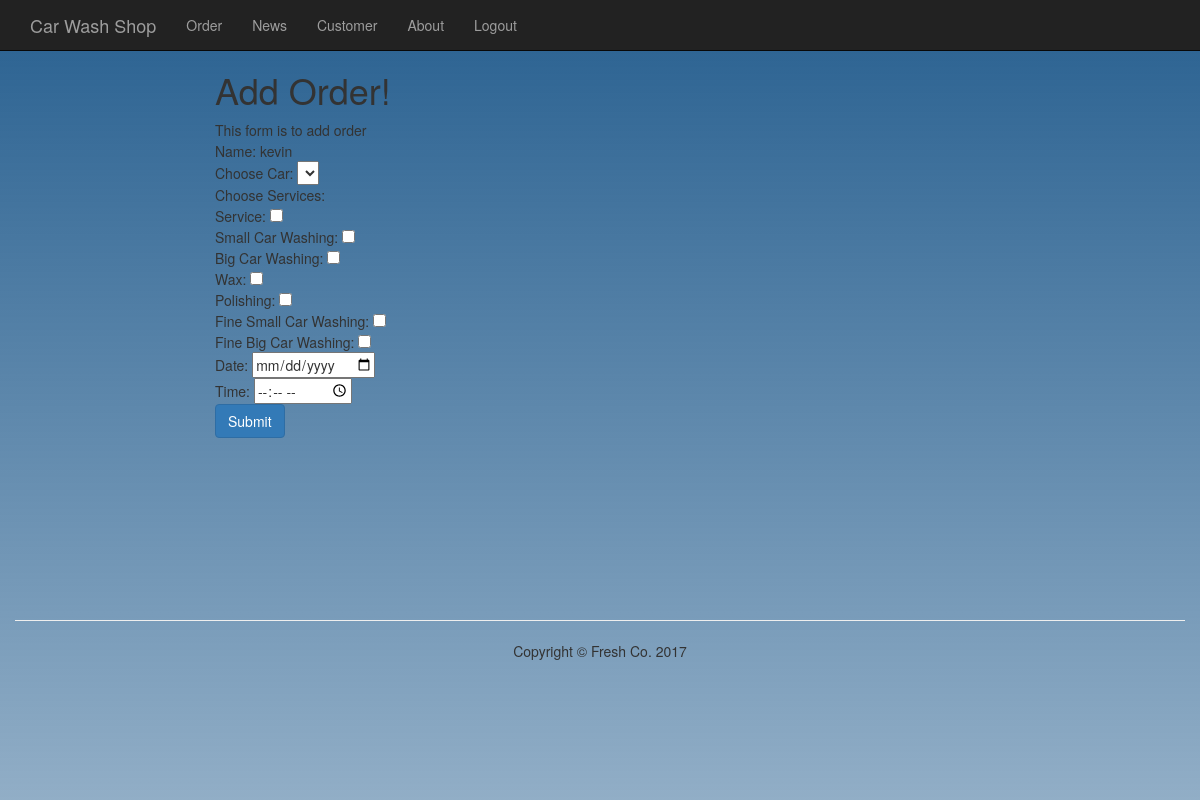
Screenshot of /index.php?page=addorder (signed in) with the database file from the repository.
### tables this page shows
CREATE TABLE IF NOT EXISTS `car` (
  `id` int(11) NOT NULL,
  `plate` varchar(50) DEFAULT NULL,
  `brand` varchar(100) DEFAULT NULL,
  `color` varchar(100) DEFAULT NULL,
  `cus_id` int(10) unsigned DEFAULT NULL
);

CREATE TABLE IF NOT EXISTS `customer` (
  `id` int(10) unsigned NOT NULL,
  `username` varchar(50) DEFAULT NULL,
  `pwdhash` varchar(60) DEFAULT NULL,
  `salt` varchar(10) DEFAULT NULL,
  `FirstName` varchar(10) DEFAULT NULL,
  `LastName` varchar(10) NOT NULL,
  `sex` tinyint(1) DEFAULT NULL,
  `tel` varchar(20) DEFAULT NULL,
  `address` varchar(225) DEFAULT NULL,
  `balance` double DEFAULT NULL,
  `birth` date DEFAULT NULL
);

CREATE TABLE IF NOT EXISTS `product_service` (
  `id` int(10) unsigned NOT NULL,
  `product_name` varchar(50) DEFAULT NULL,
  `Price` int(11) DEFAULT NULL,
  `type_id` int(11) DEFAULT NULL
);

### inc/db.php (called while the page is built, shortened)
<?php
 class Mysql{
	function __construct(){
		$this->conn=$this->getConn();
	}
	function getConn(){
        $conn =  mysql_connect('localhost','root','') or die("Cannot connect to server".mysql_error());
        return $conn;
    }
	function fetch($result){
        $row = mysql_fetch_array($result);
        return $row;
    }
	function query($sql){
        $res = mysql_query($sql,$this->conn) or die(mysql_error());
		return $res;
	}
}
$mysql = new Mysql();
?>

### app/addorder.php (the view, shortened to what this page needs)
<div class="col-sm-8 col-sm-offset-2">
<h1>Add Order!</h1>
</div>
<div class="col-sm-8 col-sm-offset-2">
This form is to add order
</div>
	<div class="col-sm-10 col-md-offset-2">
		<?php
		$sql_orders = "SELECT c.*,cu.username FROM car AS c INNER JOIN customer AS cu ON c.cus_id=cu.id WHERE cus_id ='".$_SESSION['customer_id']."'";
		$result_orders = $mysql->query($sql_orders);
		$row_orders = $mysql->fetch($result_orders);
		?>
	</div>
		<div class="col-sm-10 col-md-offset-2">
			Name:
			<?php echo $row_orders['username'];?>
		</div>
		<div class="col-sm-10 col-md-offset-2">
			<form method="post">
				Choose Car:
				<select name="id">
				</select>
	    </div>
		<div class="col-sm-5 col-md-offset-2">
			Choose Services:
		</div>
            <?php
                $sql_serviers = "SELECT * FROM product_service WHERE type_id = 1";
                $result_serviers = $mysql->query($sql_serviers);
                while ($row_serviers = $mysql->fetch($result_serviers)){
            ?>
			<div class="col-sm-10 col-md-offset-2">
				<?php echo $row_serviers['product_name']; ?>:
				<input type="checkbox" name="services[]" value="<?php echo $row_serviers['id']; ?>">
			</div>
            <?php
		 	    }
		 	?>
		<div class="col-sm-10 col-md-offset-2">
			Date:
			<input type="date" name="date">
		</div>
		<div class="col-sm-10 col-md-offset-2">
			Time:
			<input type="time" name="time">
		</div>
		<div class="col-sm-10 col-md-offset-2">
			<input type="submit" value="Submit" class="btn btn-primary">
		</div>

### rows the page displays
car: cus.username "kevin"
product_service: product_name "Service"
product_service: product_name "Small Car Washing"
product_service: product_name "Big Car Washing"
product_service: product_name "Wax"
product_service: product_name "Polishing"
product_service: product_name "Fine Small Car Washing"
product_service: product_name "Fine Big Car Washing"
